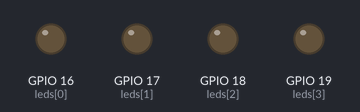
Bench run of a program on a simulated ESP32 board running MicroPython. Shown: output pins drawn as LEDs (lit = HIGH).

Above: at 0.2 s.
At 1.7 s:
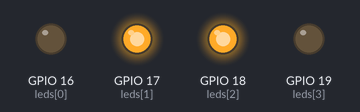
At 2.2 s:
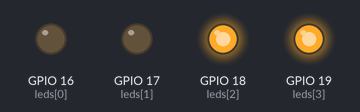
At 4.7 s:
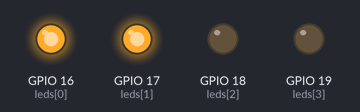
At 6.2 s:
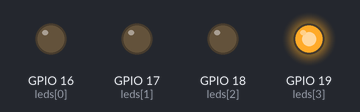
At 7.7 s:
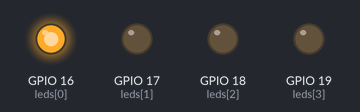
Timing chart, 0 to 8.1 s (numbered marks = the images above):
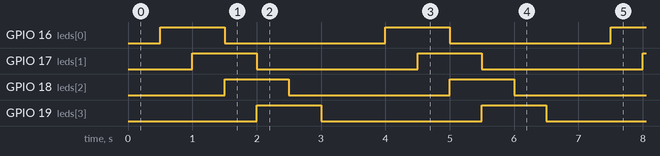

The program:

lab1_4.py
```python
from machine import Pin
import time

pins = [16, 17, 18, 19]
leds = [Pin(p, Pin.OUT) for p in pins]

patterns = [
    (),
    (0,),
    (0, 1),
    (1, 2),
    (2, 3),
    (3,),
    ()
]

while True:
    for pat in patterns:
        for i, led in enumerate(leds):
            led.value(1 if i in pat else 0)
        time.sleep_ms(500)
```

Measured:
- by itself, GPIO 16 (leds[0]), GPIO 17 (leds[1]), GPIO 18 (leds[2]), GPIO 19 (leds[3]): alternates HIGH for 1.0 s and LOW for 2.5 s
- by itself, everything shown: repeats every 3.5 s, in 6 steps
